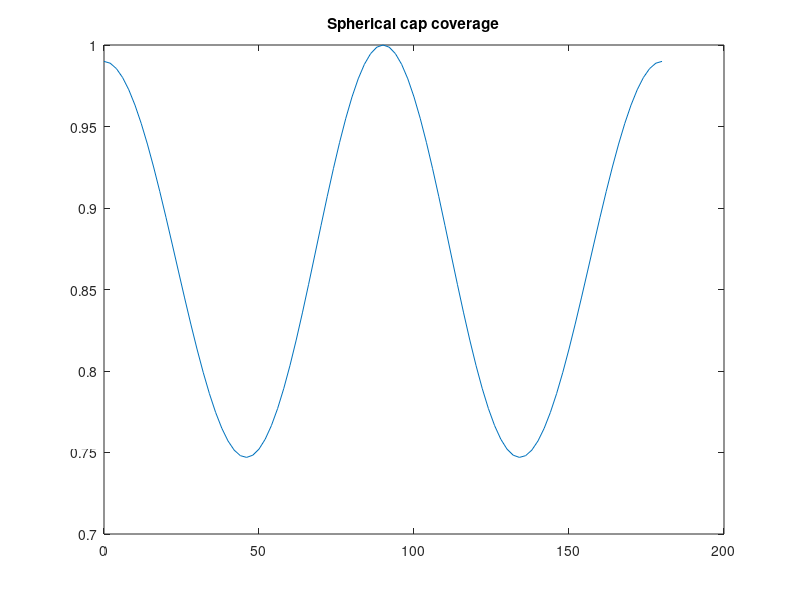

Here is the MATLAB script that generated this plot:
% Сферическая решётка
% Изотропный обзор полусферы

Nrings = 5;
th = 0:2:180;
AFs = zeros(1, numel(th));
for ring = 0:Nrings-1
    elr = ring * 30;
    cnt = max(4, round(12*cosd(elr)));
    for m = 1:cnt
        az = 360*(m-1)/cnt;
        for it = 1:numel(th)
            u = cosd(th(it))*cosd(az) + sind(th(it))*sind(az);
            AFs(it) = AFs(it) + exp(1i*pi*u*sind(elr));
        end
    end
end
figure;
plot(th, abs(AFs)/max(abs(AFs)));
title('Spherical cap coverage');

%{
@play
{
 "title": "Сферическая решётка",
 "groups": [
  {
   "name": "Геометрия",
   "controls": [
    {
     "var": "Nrings",
     "label": "Число колец",
     "min": 2,
     "max": 8,
     "step": 1,
     "default": 5
    }
   ]
  }
 ]
}
%}
